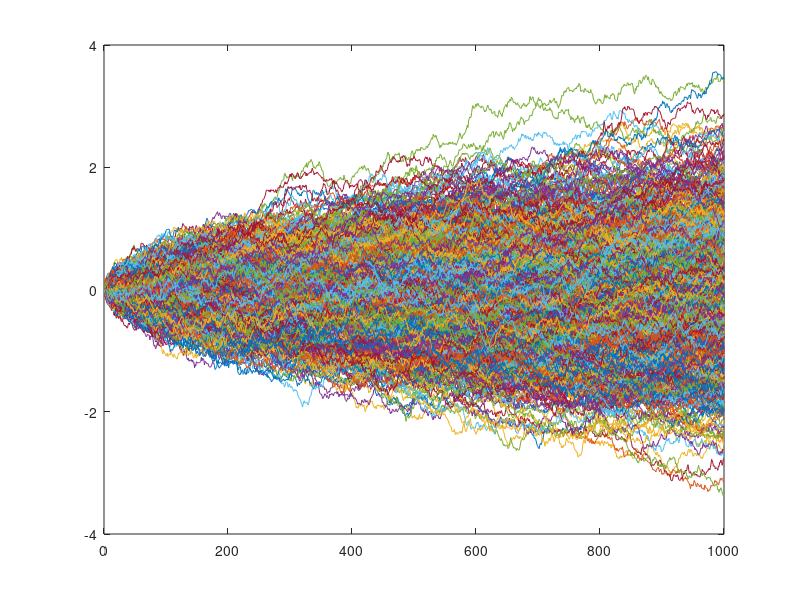

The MATLAB script that drew this image: (Note: this script raises an error after producing the figure.)
%% Input
S          = 100;
K          = 80;
T          = 10;
r          = 0.05;
D          = 0.0;
sigma      = 0.15;
optionType = 'call';

%% Plot options
    switch optionType
        case 'call'
            f = @(x)max(0,x-K*exp(-r*T));
        case 'put'
            f = @(x)max(0,K*exp(-r*T)-x);  
    end 
for ST = 1:S*1.5 % Adjust 1.5 if you want more along the x-axis
    [CallEur(ST),PutEur(ST)] = blsprice(ST,K,r,T,sigma);
    PayoffEur(ST)            = f(ST);
end
prices    = [CallEur',PutEur'];
c         = {'call','put'};
ind       = find(ismember(c,optionType));
pricesOut = prices(:,ind);

plot(PayoffEur)
hold on
plot(pricesOut,'k--')
hold off
xlim([1 ST])
ylim([0 ST])
xticks([K])
xticklabels({['K = ' int2str(K)]})


%% Brownian Motion (Wiener process)
% Assuming that S_t ~ GBM with unconditional variance
% Set parameters
nStep   = 1000;
T       = 1;
mu      = .15;
sigma_w = sqrt(T/nStep);
t       = (1:nStep)'./nStep;

% A brownian motion is simply a process which is the sum of a stochastic
% process defined on a probability space which fullfills three properties: 
% i)   Integrability, |E[W_T]| < +\infty  
% ii)  Adaptive to filtration, F_t. 
% iii) Martingale, E[W_t|F_s] = W_s for all t>=s. 
%
% We can create this process by simply take the cumulative sum of a
% symmetric stochastic process with mean zero (because of symmetry) and
% variance sigma_w.
dW = cumsum(normrnd(0,sigma_w,nStep,1));
plot(dW)

% We can also create 1000 of these:
dWmat = cumsum(normrnd(0,sigma_w,nStep,1000));
plot(dWmat)

% Distribution of final outcomes
histogram(dWmat(end,:))

% We see from the histogram that the outcomes appears to be nicely normally
% distributed with a mean of 0. This implies that approximately 50% of the 
% outcomes falls below zero, and is not a nice way to model stock prices 
% which are bounded by zero. A solution is to model the stock prices as a 
% Geometric Brownian Motion (as assumed in the BS-model). The GBM is on the
% form S_t = S_0*exp(mu*t + sigma*W_t)
GBM = exp(mu*t + sigma*dW);
plot(GBM)

% We can also do this 1000 times
GBMmat = exp(mu*t + sigma*dWmat);

% Distribution of final outcomes
histogram(GBMmat(end,:))

% We see from the distribution plot that the outcomes now appears to be
% nicely log-normally distributed, just as we assume the stockprices are















































